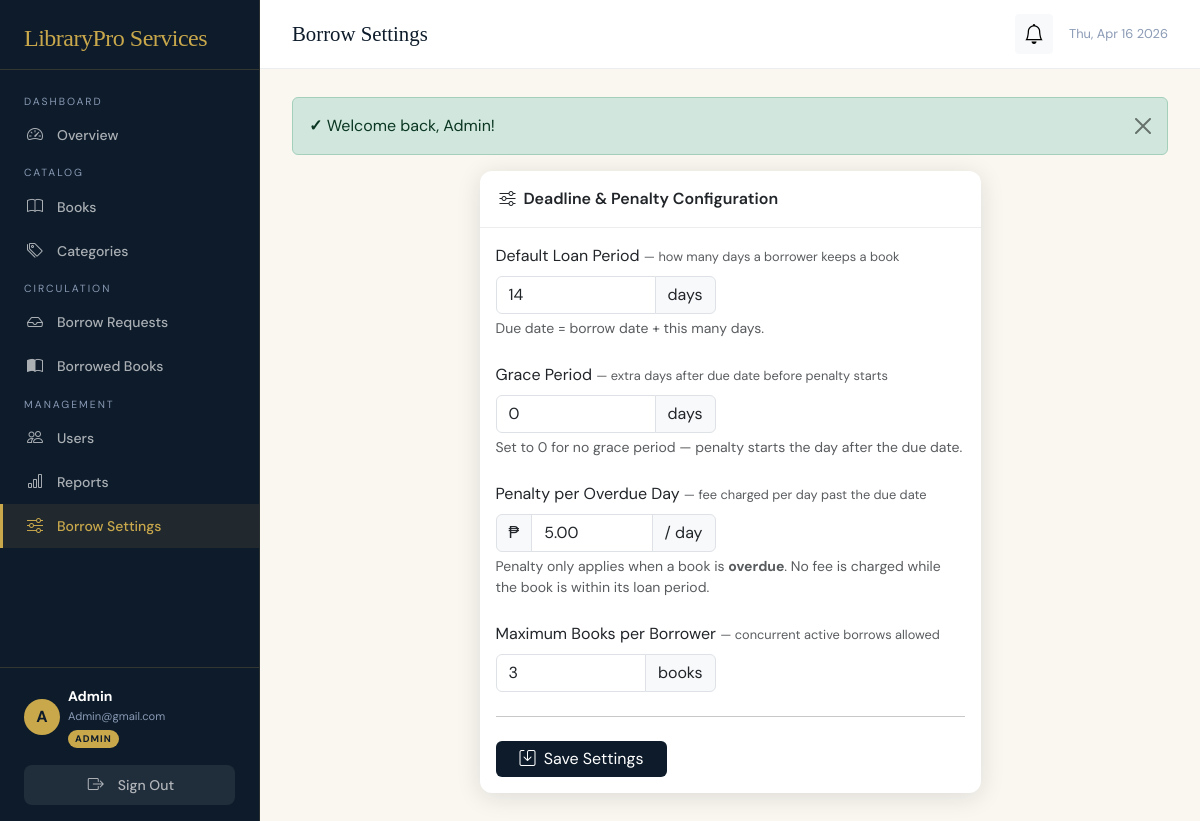
The app's page /admin/settings.php (signed in) with its own data.
### tables this page shows
CREATE TABLE `system_settings` (
  `setting_key` varchar(100) NOT NULL,
  `setting_value` varchar(255) NOT NULL,
  `label` varchar(200) DEFAULT NULL,
  `updated_at` timestamp NOT NULL DEFAULT current_timestamp() ON UPDATE current_timestamp()
);

### admin/settings.php (the view, shortened to what this page needs)
<?php
require_once __DIR__ . '/../includes/auth.php';
$db = Database::getConnection();
$db->exec("CREATE TABLE IF NOT EXISTS system_settings (
    setting_key   VARCHAR(100) PRIMARY KEY,
    setting_value VARCHAR(255) NOT NULL,
    label         VARCHAR(200),
    updated_at    TIMESTAMP DEFAULT CURRENT_TIMESTAMP ON UPDATE CURRENT_TIMESTAMP
) ENGINE=InnoDB");
$db->exec("INSERT IGNORE INTO system_settings (setting_key, setting_value, label) VALUES
    ('loan_period_days',  '14',  'Default Loan Period (days)'),
    ('penalty_per_day',   '5',   'Penalty per Overdue Day (₱)'),
    ('max_borrows',       '3',   'Max Books per Borrower at Once'),
    ('penalty_grace',     '0',   'Grace Period After Due Date (days, 0 = none)')
");
$settingsRaw = $db->query("SELECT * FROM system_settings")->fetchAll();
$settings    = [];
foreach ($settingsRaw as $s) $settings[$s['setting_key']] = $s;
require_once __DIR__ . '/../includes/header.php';
?>
<div class="row justify-content-center">
    <div class="col-md-7">
        <div class="card">
            <div class="card-header">
                <i class="bi bi-sliders me-1"></i> Deadline & Penalty Configuration
            </div>
            <div class="card-body">
                <form method="POST">
                    <div class="mb-4">
                        <label class="form-label fw-600">
                            Default Loan Period
                            <span class="text-muted fw-normal" style="font-size:.8rem"> — how many days a borrower keeps a book</span>
                        </label>
                        <div class="input-group" style="max-width:220px">
                            <input type="number" name="loan_period_days" class="form-control"
                                   value="<?= (int)($settings['loan_period_days']['setting_value'] ?? 14) ?>"
                                   min="1" max="365" required>
                            <span class="input-group-text">days</span>
                        </div>
                        <div class="form-text">Due date = borrow date + this many days.</div>
                    </div>
                    <div class="mb-4">
                        <label class="form-label fw-600">
                            Grace Period
                            <span class="text-muted fw-normal" style="font-size:.8rem"> — extra days after due date before penalty starts</span>
                        </label>
                        <div class="input-group" style="max-width:220px">
                            <input type="number" name="penalty_grace" class="form-control"
                                   value="<?= (int)($settings['penalty_grace']['setting_value'] ?? 0) ?>"
                                   min="0" max="30" required>
                            <span class="input-group-text">days</span>
                        </div>
                        <div class="form-text">Set to 0 for no grace period — penalty starts the day after the due date.</div>
                    </div>
                    <div class="mb-4">
                        <label class="form-label fw-600">
                            Penalty per Overdue Day
                            <span class="text-muted fw-normal" style="font-size:.8rem"> — fee charged per day past the due date</span>
                        </label>
                        <div class="input-group" style="max-width:220px">
                            <span class="input-group-text">₱</span>
                            <input type="number" name="penalty_per_day" class="form-control"
                                   value="<?= number_format((float)($settings['penalty_per_day']['setting_value'] ?? 5), 2, '.', '') ?>"
                                   min="0" step="0.50" required>
                            <span class="input-group-text">/ day</span>
                        </div>
                        <div class="form-text">
                            Penalty only applies when a book is <strong>overdue</strong>. No fee is charged while the book is within its loan period.
                        </div>
                    </div>
                    <div class="mb-4">
                        <label class="form-label fw-600">
                            Maximum Books per Borrower
                            <span class="text-muted fw-normal" style="font-size:.8rem"> — concurrent active borrows allowed</span>
                        </label>
                        <div class="input-group" style="max-width:220px">
                            <input type="number" name="max_borrows" class="form-control"
                                   value="<?= (int)($settings['max_borrows']['setting_value'] ?? 3) ?>"
                                   min="1" max="20" required>
                            <span class="input-group-text">books</span>
                        </div>
                    </div>
                    <hr class="my-4">
                    <button type="submit" class="btn btn-navy px-4">
                        <i class="bi bi-save me-1"></i> Save Settings
                    </button>
                </form>
            </div>
        </div>
    </div>
</div>
<?php require_once __DIR__ . '/../includes/footer.php'; ?>

### includes/header.php (style rules this page uses)
:root { --navy: #0d1b2a; --navy-mid: #1b2e45; --navy-soft: #243751; --gold: #c9a84c; --gold-lite: #f0d596; --cream: #faf7f0; --muted: #8a9ab5; --border: rgba(201,168,76,0.2); --radius: 12px; --shadow: 0 4px 24px rgba(13,27,42,0.12); }
* { box-sizing: border-box; }
html, body { font-family: 'DM Sans', sans-serif; background: var(--cream); color: var(--navy); min-height: 100vh; }
.card { border: none; border-radius: var(--radius); box-shadow: var(--shadow); background: #fff; }
.card-header { background: transparent; border-bottom: 1px solid rgba(13,27,42,0.08); padding: 16px 20px; font-weight: 600; }
.btn-navy { background: var(--navy); color: #fff; border: none; }

### records on screen
system_settings: loan_period_days "14"
system_settings: penalty_grace "0"
system_settings: penalty_per_day "5.00"
system_settings: max_borrows "3"

### other values on screen
$label "Overview Books Categories Borrow Requests Borrowed Books Users Reports Borrow Settings"
substr($_SESSION['name'], 0, 1) "A"
$_SESSION['name'] "Admin"
$_SESSION['email'] "Admin@gmail.com"
$_SESSION['role'] "ADMIN"
$pageTitle "Borrow Settings"
$icon "✓"
$flash['msg'] "Welcome back, Admin!"
